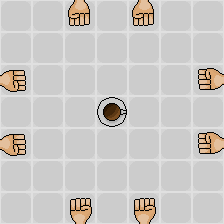

A 2D game scene composited from a Tiled map and its tileset images. What follows is a short description and the map's XML, with every tile layer's data as written:
An orthogonal 7x7 tile map with 32x32 px tiles, 2 tile layers (background, hand).

<map version="1.10" tiledversion="1.10.2" orientation="orthogonal" renderorder="right-down" width="7" height="7" tilewidth="32" tileheight="32" infinite="0" nextlayerid="3" nextobjectid="1">
 <tileset firstgid="1" name="coffee_map" tilewidth="32" tileheight="32" tilecount="8" columns="4">
  <image source="coffee_map.png" width="128" height="64" />
 </tileset>
 <layer id="1" name="background" width="7" height="7">
  <data encoding="csv">
1,1,1,1,1,1,1,
1,1,1,1,1,1,1,
1,1,1,1,1,1,1,
1,1,1,5,1,1,1,
1,1,1,1,1,1,1,
1,1,1,1,1,1,1,
1,1,1,1,1,1,1
</data>
 </layer>
 <layer id="2" name="hand" width="7" height="7">
  <data encoding="csv">
0,0,3221225474,0,3221225474,0,0,
0,0,0,0,0,0,0,
2684354562,0,0,0,0,0,1610612738,
0,0,0,0,0,0,0,
2684354562,0,0,0,0,0,1610612738,
0,0,0,0,0,0,0,
0,0,2,0,2,0,0
</data>
 </layer>
</map>